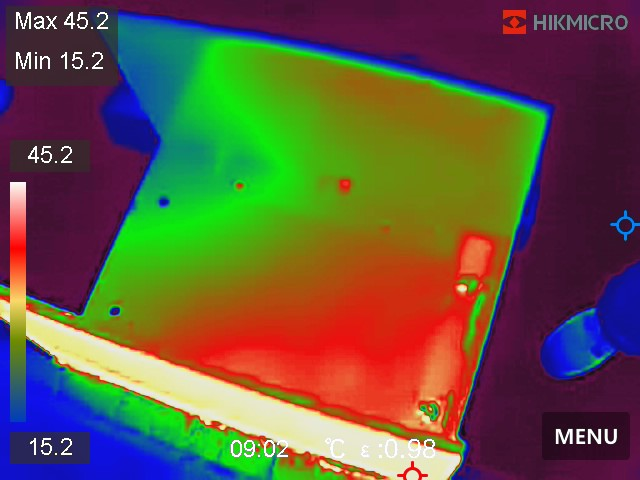
#> input picture Tercera Entrega/1.jpeg, 640 x 480 px, found by its file name
$ jupyter execute --allow-errors 'Proyecto Visión de MáquinaAV3.ipynb'
#> lines starting #> are read from the running program, lines starting #| are printed output that depends on the picture; after the words box and inside, x2 and y2 are one past the last pixel; in counts of white or black regions, pixels touching at a corner belong together
<p style="font-size:300%; text-align:center;line-height : 80px; margin : 0; padding : 0;font-weight:bold">
Tercer avance proyecto - Visión de máquina</p>

Integrantes:
<ul style="font-size:120%; line-height : 30px; margin-top : 0; ">
  <li>Mateo Andres Rodriguez</li>
  <li>Sebastian Campiño Figueroa</li>
</ul>

##  El avance presente no contiene el código del primer avance dentro de este notebook, para revisar el avance previo por favor revisar el notebook de la primera entrega

# Diagrama de flujo proyecto

[cell 1]
import cv2
import numpy as np
import matplotlib.pyplot as plt
from PIL import Image
import pytesseract

# Set the Tesseract executable path
pytesseract.pytesseract.tesseract_cmd = r'C:\Users\pc\AppData\Local\Tesseract-OCR\tesseract.exe'


# Cargar la imagen original y convertirla a escala de grises
image = cv2.imread('1.JPEG')
#> image is the input picture: shape (480, 640, 3); mean B, G, R 64.3, 86.5, 99.5
gray = cv2.imread('1.JPEG', 0)
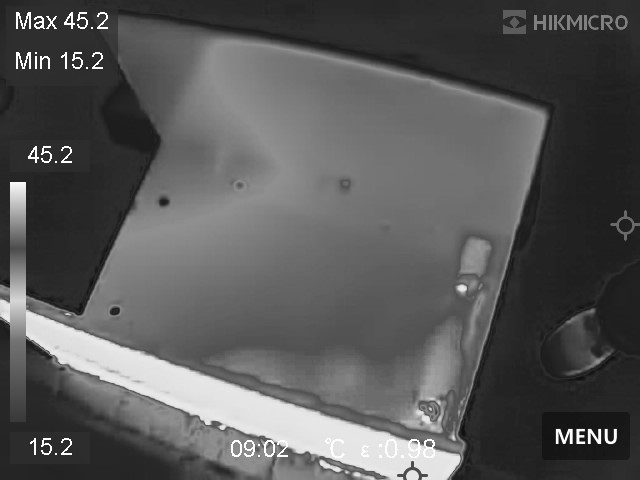
#> gray: shape (480, 640); min 12, max 255, mean 87.9

[cell 2]
# Convertir la imagen original a formato RGB para mostrar colores adecuadamente
image_rgb = cv2.cvtColor(image, cv2.COLOR_BGR2RGB)

# Mostrar la imagen RGB original
plt.imshow(image_rgb)
plt.title('Imagen RGB Original')
plt.axis('off')  # Ocultar los ejes
plt.show()

# Mostrar la imagen en su forma cargada
plt.imshow(image)
plt.title('Imagen Cargada')
plt.axis('off')  # Ocultar los ejes
plt.show()

# Mostrar la imagen en escala de grises
plt.show()
plt.imshow(gray)
plt.title('Imagen en Escala de Grises')
plt.axis('off')  # Ocultar los ejes
plt.show()

[cell 3]
# Detectar bordes en la imagen en escala de grises
edged = cv2.Canny(gray, 30, 200)
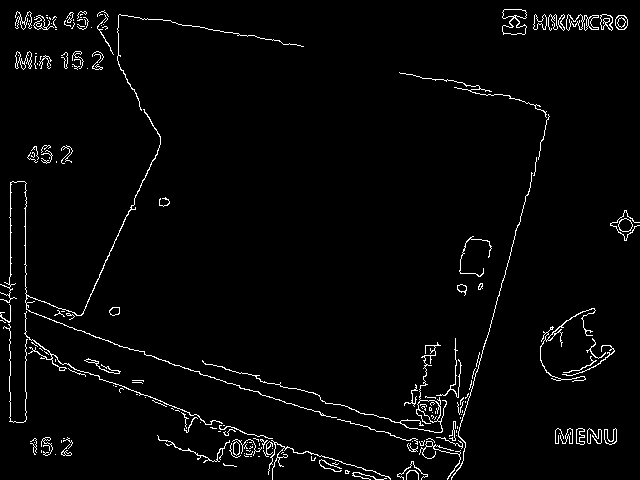
#> edged: shape (480, 640); 2.7% white in thin lines or dots

# Definir el kernel para la operación de cierre
kernel = np.ones((4, 4), np.uint8)
kernel3 = np.ones((3, 3), np.uint8)

# Aplicar la convolución
#resultado = cv2.filter2D(edged, -1, kernel)


# Operaciones de dilatación y erosión

dilated = cv2.dilate(edged, kernel, iterations=2)
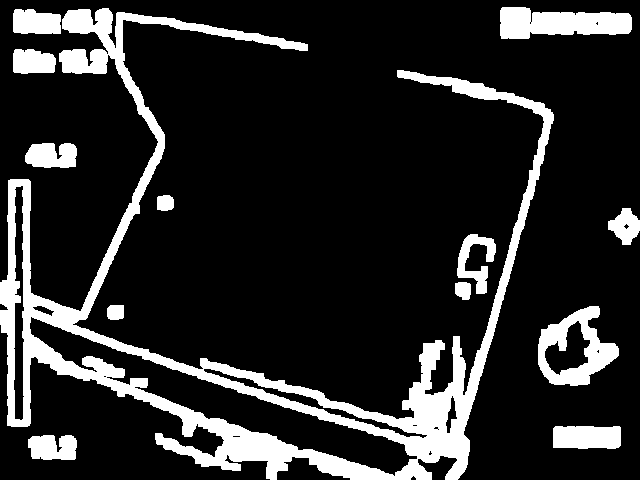
#> dilated: shape (480, 640); 16.3% white; 13 white regions, largest, box (x1, y1, x2, y2) and area: (0, 8, 554, 480) 35861, (500, 7, 632, 39) 3134, (538, 306, 619, 386) 2938
eroded = cv2.erode(dilated, kernel, iterations=2)
#> eroded: shape (480, 640); 6.1% white; 18 white regions (1 under 20 px), largest, box (x1, y1, x2, y2) and area: (0, 12, 392, 480) 6789, (204, 74, 552, 480) 4222, (504, 11, 630, 37) 1934

# Filtro de mediana
median_filtered = cv2.medianBlur(eroded, 5)
#> median_filtered: shape (480, 640); 5.1% white; 55 white regions (12 under 20 px)
prueba= eroded - median_filtered
# Definir el kernel para la operación de cierre
kernel2 = np.ones((15, 15), np.uint8)

# Aplicar la operación de cierre
closed_contour = cv2.morphologyEx(prueba, cv2.MORPH_CLOSE, kernel2)

dilated2 = cv2.dilate(closed_contour, kernel, iterations=4)
eroded2 = cv2.erode(dilated2, kernel3, iterations=2)
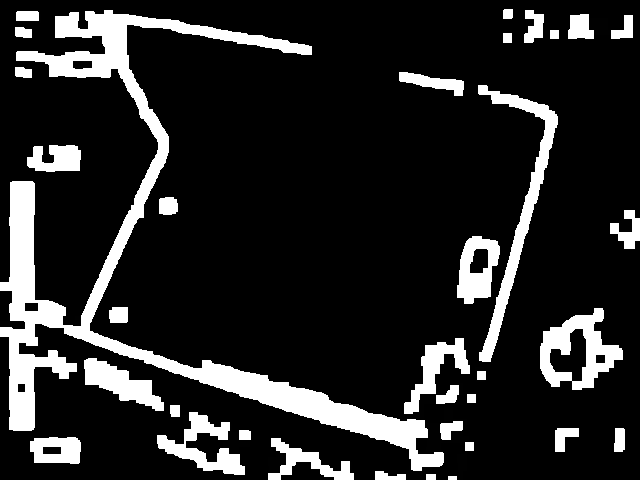
#> eroded2: shape (480, 640); min 0, max 255, mean 40.2


# Mostrar los bordes detectados
plt.show()
plt.show()
plt.imshow(edged)
plt.title('Bordes Detectados')
plt.axis('off')  # Ocultar los ejes
plt.show()

# Mostrar los bordes detectados
plt.show()
plt.show()
plt.imshow(dilated)
plt.title('Bordes Detectados')
plt.axis('off')  # Ocultar los ejes
plt.show()

# Mostrar los bordes detectados


plt.show()
plt.show()
plt.imshow(eroded)
plt.title('Bordes Detectados')
plt.axis('off')  # Ocultar los ejes
plt.show()
# Mostrar los bordes detectados


plt.show()
plt.show()
plt.imshow(median_filtered)
plt.title('Bordes Detectados')
plt.axis('off')  # Ocultar los ejes
plt.show()


plt.show()
plt.show()
plt.imshow(prueba)
plt.title('Bordes Detectados')
plt.axis('off')  # Ocultar los ejes
plt.show()


plt.show()
plt.show()
plt.imshow(dilated2)
plt.title('Bordes Detectados')
plt.axis('off')  # Ocultar los ejes
plt.show()

plt.show()
plt.show()
plt.imshow(eroded2)
plt.title('Bordes Detectados')
plt.axis('off')  # Ocultar los ejes
plt.show()

[cell 4]
# Encontrar los contornos en los bordes detectados
contours, _ = cv2.findContours(eroded2, cv2.RETR_EXTERNAL, cv2.CHAIN_APPROX_SIMPLE)
#> contours = 21 contours; largest, box (x1, y1, x2, y2) and area: (0, 10, 477, 480) 29122, (540, 308, 623, 390) 4202, (399, 72, 558, 362) 4151, (157, 405, 251, 475) 3268, (457, 236, 500, 304) 2024
print(contours)
#> (printed output is left out)

[cell 5]
for contour in contours:
    # Filtrar contornos por área (ajustar el valor si es necesario)
    if cv2.contourArea(contour) > 8000 and cv2.contourArea(contour) < 10000 :
        # Obtener las coordenadas del rectángulo del contorno
        x, y, w, h = cv2.boundingRect(contour)

        # Dibujar un rectángulo alrededor del área de interés en color rojo
        cv2.rectangle(image_rgb, (x, y), (x + w, y + h), (255, 0, 0), 2)  # Rojo: BGR (0, 0, 255)

        # Imprimir las coordenadas de los 4 puntos del rectángulo, la altura, el ancho y el área
        print("Coordenadas del rectángulo:", (x, y), (x + w, y + h))
        print("Altura:", h)
        print("Ancho:", w)
        print("Área:", cv2.contourArea(contour))

        x_ref = x
        y_ref = y
        x2_ref = x + w
        y2_ref = y + h
#> this loop made 21 passes
#> contour on passes 15 to 16: [[503, 33], [503, 42], [511, 42], [511, 33]], [[550, 30], [550, 38], [558, 38], [558, 30]]

# Mostrar la imagen con los contornos resaltados en color blanco
plt.show()
plt.show()
plt.imshow(image_rgb)
plt.title('Áreas de Interés con Contornos')
plt.axis('off')  # Ocultar los ejes
plt.show()

[cell 6]
# Aplicar umbralización a la imagen en escala de grises
ret, thresh1 = cv2.threshold(gray, 250, 255, cv2.THRESH_BINARY)
#> thresh1: shape (480, 640); 0.64% white in thin lines or dots, all inside (x1, y1, x2, y2) = (10, 12, 616, 458)

# Mostrar la imagen umbralizada
plt.show()
plt.imshow(thresh1)
plt.title('Imagen Umbralizada')
plt.axis('off')  # Ocultar los ejes
plt.show()

[cell 7]
# Imprimir la matriz de umbralización
print(thresh1)

# Crear un kernel para operaciones morfológicas
kernel = np.ones((20, 20), np.uint8)

# Realizar una operación de cierre morfológico en la imagen umbralizada
joined = cv2.morphologyEx(thresh1, cv2.MORPH_CLOSE, kernel)
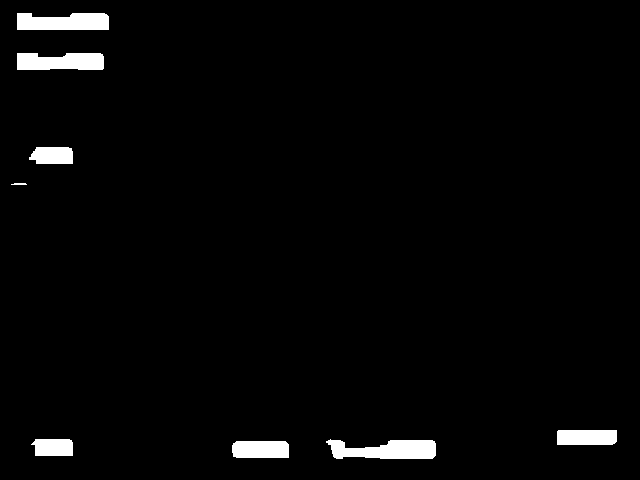
#> joined: shape (480, 640); 2.5% white; 8 white regions

# Encontrar contornos en la imagen después del cierre morfológico
contours, _ = cv2.findContours(joined, cv2.RETR_EXTERNAL, cv2.CHAIN_APPROX_SIMPLE)
#> contours = 8 contours, 1 with area under 20; largest, box (x1, y1, x2, y2) and area: (326, 439, 436, 459) 1488, (17, 13, 109, 30) 1294, (17, 53, 104, 70) 1234, (232, 441, 289, 458) 877, (557, 430, 617, 445) 820, (29, 147, 73, 164) 614, (31, 439, 73, 456) 596

# Mostrar la imagen después del cierre morfológico
plt.show()
plt.imshow(joined)
plt.title('Imagen después del Cierre Morfológico')
plt.axis('off')  # Ocultar los ejes
plt.show()

[cell 8]
# Crear una copia de la imagen umbralizada
out = thresh1.copy()

# Lista para almacenar las coordenadas de los rectángulos
rectangles_coordinates = []
#> (the rest of this cell did not finish here and is left out)

[cell 9]
# Variables para los rectángulos más cercanos en las esquinas superior derecha e izquierda
top_right_rectangle = None
bottom_right_rectangle = None
min_distance_top_right = float('inf')
min_distance_bottom_right = float('inf')

# Lista para almacenar las coordenadas de los rectángulos
coordinates_ranges = []

# Iterar a través de los contornos y seleccionar los rectángulos más cercanos
#> (the rest of this cell did not finish here and is left out)

[cell 10]
image = cv2.imread('1.jpg')
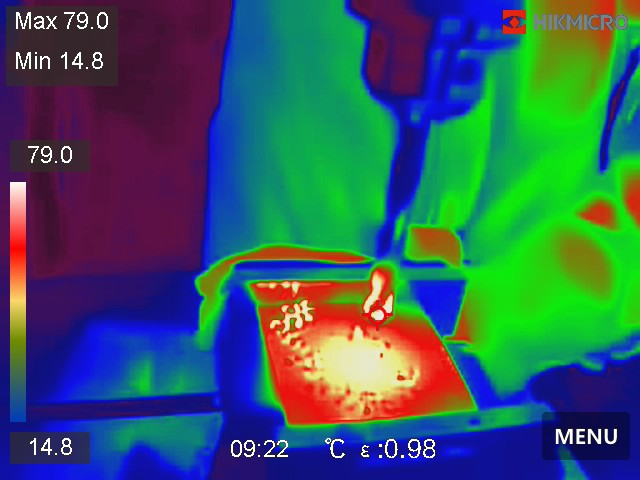
#> input picture Tercera Entrega/1.jpg, 640 x 480 px
#> image is the input picture: shape (480, 640, 3); mean B, G, R 95.8, 90.7, 54.4
image_rgb = cv2.cvtColor(image, cv2.COLOR_BGR2RGB)

# Define the coordinates of the green rectangles (top and bottom)
#> (the rest of this cell did not finish here and is left out)

[cell 11]
img1color = cv2.cvtColor(image, cv2.COLOR_BGR2RGB)
plt.figure(figsize=(20,20))
plt.subplot(131),plt.imshow(img1color[:,:,0], cmap=plt.cm.gray), plt.title('Plano R (1)', fontsize = 12)
plt.subplot(132),plt.imshow(img1color[:,:,1], cmap=plt.cm.gray), plt.title('Plano G (1)', fontsize = 12)
plt.subplot(133),plt.imshow(img1color[:,:,2], cmap=plt.cm.gray), plt.title('Plano B (1)', fontsize = 12)
plt.show()

[cell 12]
import cv2
import numpy as np
import matplotlib.pyplot as plt

# Lee la imagen
image = cv2.imread('1.jpg')

# Extrae el canal rojo
red_channel = image[:, :, 2]
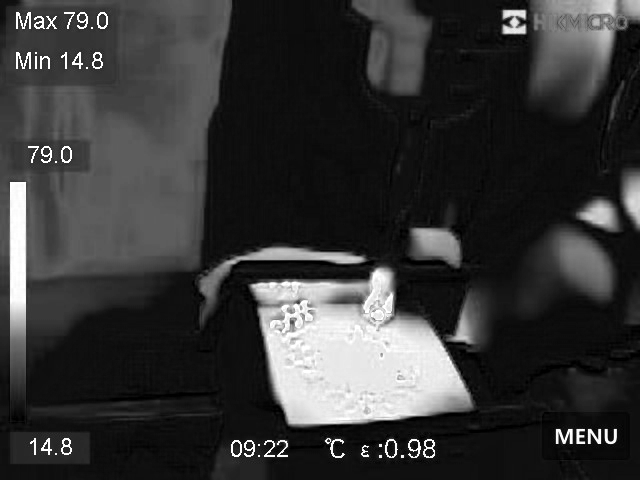
#> red_channel: shape (480, 640); min 0, max 255, mean 54.4

# Aplica el umbral binario
threshold_value = 200
_, red_channel_thresholded = cv2.threshold(red_channel, threshold_value, 255, cv2.THRESH_BINARY)
#> red_channel_thresholded: shape (480, 640); 7.9% white; 56 white regions (17 under 20 px), largest, box (x1, y1, x2, y2) and area: (253, 270, 463, 423) 18880, (10, 182, 26, 316) 2126, (629, 193, 640, 213) 155

# Crea una nueva imagen umbralizada con solo los valores de rojo mayores a 200
red_image_thresholded = np.zeros_like(image, dtype=np.uint8)
red_image_thresholded[:, :, 2] = red_channel_thresholded

# Muestra la imagen original, el canal rojo y la imagen umbralizada en el canal rojo
plt.figure(figsize=(12, 8))

plt.subplot(221), plt.imshow(cv2.cvtColor(image, cv2.COLOR_BGR2RGB))
plt.title('Imagen Original')
plt.axis('off')

plt.subplot(222), plt.imshow(red_channel, cmap='gray')
plt.title('Canal Rojo')
plt.axis('off')

plt.subplot(223), plt.imshow(cv2.cvtColor(red_image_thresholded, cv2.COLOR_BGR2RGB))
plt.title('Imagen Umbralizada (R > 200)')
plt.axis('off')

plt.subplot(224)
plt.hist(red_channel.ravel(), bins=256, color='red', alpha=0.7, rwidth=0.8)
plt.axvline(x=threshold_value, color='black', linestyle='dashed', linewidth=1.5)
plt.title('Histograma - Canal Rojo con Umbral')
plt.xlabel('Intensidad de Píxeles')
plt.ylabel('Frecuencia')

plt.show()
#> figure, not shown here; panel 4: tallest bar 29336 high, from x = 14.04 to 14.84

[cell 13]
# Lee la imagen
image = cv2.imread('1.jpg')

# Extrae el canal rojo
red_channel = image[:, :, 2]

# Muestra la imagen con el canal rojo
plt.figure(figsize=(10, 10))
plt.subplot(311), plt.imshow(cv2.cvtColor(image, cv2.COLOR_BGR2RGB))
plt.title('Imagen Original')
plt.axis('off')

plt.subplot(312), plt.imshow(red_channel, cmap='gray')
plt.title('Canal Rojo')
plt.axis('off')

# Muestra el histograma del canal rojo
plt.subplot(313)
plt.hist(red_channel.ravel(), bins=256, color='red', alpha=0.7, rwidth=0.8)
plt.title('Histograma - Canal Rojo')
plt.xlabel('Intensidad de Píxeles')
plt.ylabel('Frecuencia')

plt.show()
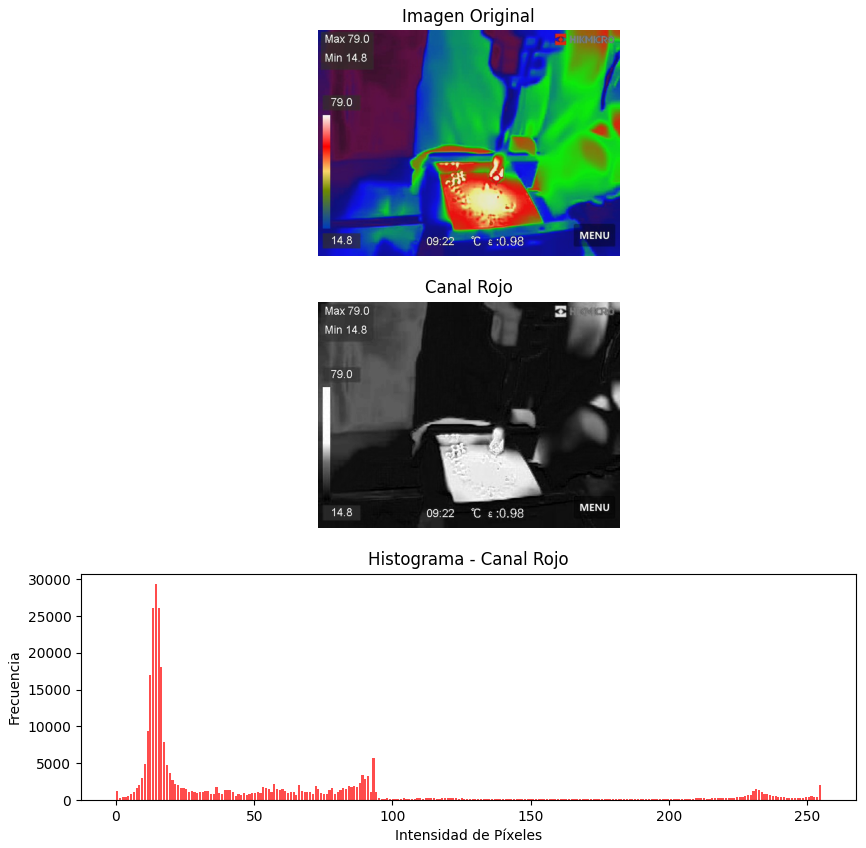
#> figure drawn by matplotlib, 3 panels; panel 3: tallest bar 29336 high, from x = 14.04 to 14.84

# Mayor intensidad - mayor presencia de tonos de rojo, mayor intensidad zonas más blancas

[cell 14]
# Lee la imagen
image = cv2.imread('1.jpg')

# Extrae el canal rojo
red_channel = image[:, :, 2]

# Aplica el método de Otsu para encontrar el umbral automáticamente
_, otsu_threshold = cv2.threshold(red_channel, 0, 255, cv2.THRESH_BINARY + cv2.THRESH_OTSU)
#> otsu_threshold: shape (480, 640); 11.4% white; 71 white regions (29 under 20 px)

# Crea una nueva imagen umbralizada con el umbral de Otsu
red_image_thresholded_otsu = np.zeros_like(image, dtype=np.uint8)
red_image_thresholded_otsu[:, :, 2] = otsu_threshold

# Muestra la imagen original, el canal rojo y la imagen umbralizada con Otsu en el canal rojo
plt.figure(figsize=(12, 10))

plt.subplot(331), plt.imshow(cv2.cvtColor(image, cv2.COLOR_BGR2RGB))
plt.title('Imagen Original')
plt.axis('off')

plt.subplot(332), plt.imshow(red_channel, cmap='gray')
plt.title('Canal Rojo')
plt.axis('off')

plt.subplot(333), plt.imshow(cv2.cvtColor(red_image_thresholded_otsu, cv2.COLOR_BGR2RGB))
plt.title('Imagen Umbralizada (Otsu)')
plt.axis('off')


plt.show()
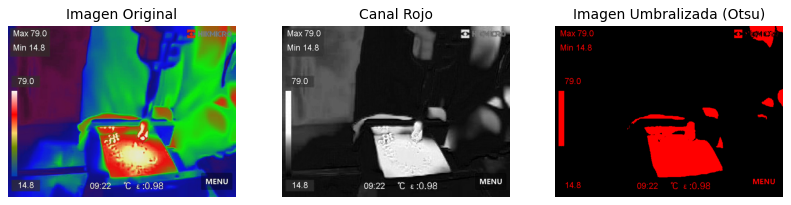
#> figure drawn by matplotlib, 3 panels

[cell 15]
import cv2
import numpy as np
import matplotlib.pyplot as plt

# Lee la imagen termográfica
image = cv2.imread('1.jpg')

# Itera sobre los rectángulos y establece a 0 los píxeles dentro de cada uno
for rect in rectangles_coordinates:
    (x, y), (x_end, y_end) = rect
    image[y:y_end, x:x_end, 2] = 0

# Extrae el canal rojo
red_channel = image[:, :, 2]

# Aplica el método de Otsu para encontrar el umbral automáticamente
_, otsu_threshold = cv2.threshold(red_channel, 0, 255, cv2.THRESH_BINARY + cv2.THRESH_OTSU)

# Crea una nueva imagen umbralizada con el umbral de Otsu
red_image_thresholded_otsu = np.zeros_like(image, dtype=np.uint8)
red_image_thresholded_otsu[:, :, 2] = otsu_threshold

# Muestra la imagen original, el canal rojo y la imagen umbralizada con Otsu en el canal rojo
plt.figure(figsize=(12, 10))

plt.subplot(331), plt.imshow(cv2.cvtColor(image, cv2.COLOR_BGR2RGB))
plt.title('Imagen Original con Rectángulos en Negro')
plt.axis('off')

plt.subplot(332), plt.imshow(red_channel, cmap='gray')
plt.title('Canal Rojo')
plt.axis('off')

plt.subplot(333), plt.imshow(cv2.cvtColor(red_image_thresholded_otsu, cv2.COLOR_BGR2RGB))
plt.title('Imagen Umbralizada (Otsu)')
plt.axis('off')

plt.show()
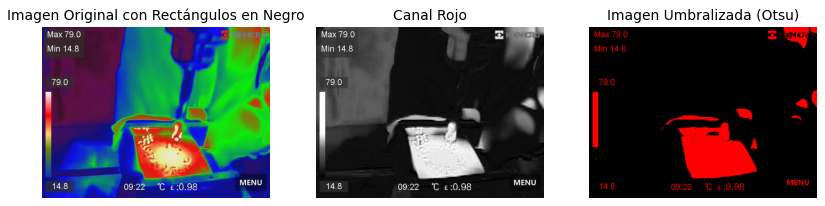
#> figure drawn by matplotlib, 3 panels

### Fórmula de Interpolación Lineal

La interpolación lineal se puede utilizar para asignar temperaturas a cada valor de píxel en una barra de colores. Aquí está la fórmula:

$ \text{Temperatura} = \text{TemperaturaMinima} + \left(\frac{\text{ValorDelPixel} - \text{ValorMinimo}}{\text{ValorMaximo} - \text{ValorMinimo})}\right) \times (\text{TemperaturaMaxima} - \text{TemperaturaMinima}) $

Donde:
- "Temperatura" es la temperatura asociada al valor del píxel en la barra.
- "Temperatura mínima" es el valor mínimo de temperatura que tiene la termografía.
- "Valor del píxel" es el valor de intensidad del píxel en la escala de grises de la barra.
- "Valor mínimo" es el valor mínimo de intensidad de píxeles en la barra (puede ser 0 si es escala de grises).
- "Rango de valores de píxeles" es la diferencia entre el valor máximo y el valor mínimo de intensidad de píxeles en la barra.
- "Temperatura máxima" es el valor máximo de temperatura que tiene la termografía.

Esta fórmula permite asignar temperaturas a cada píxel en la barra de colores basándote en su intensidad de escala de grises.

[cell 16]
temperaturas_promedio_filtradas=[]
# Calcular el rango de temperaturas
#> (the rest of this cell did not finish here and is left out)

[cell 17]
# Lee la imagen termográfica
image = cv2.imread('1.jpg')

areas_filtradas = []
perimetros_filtrados = []
centroides_filtrados = []
temperaturas_promedio_filtradas = []
id_filtrados=[]


# Itera sobre los rectángulos y establece a 0 los píxeles dentro de cada uno
for rect in rectangles_coordinates:
    (x, y), (x_end, y_end) = rect
    image[y:y_end, x:x_end, 2] = 0

# Extrae el canal rojo
red_channel = image[:, :, 2]

# Aplica el método de Otsu para encontrar el umbral automáticamente
_, otsu_threshold = cv2.threshold(red_channel, 0, 255, cv2.THRESH_BINARY + cv2.THRESH_OTSU)

# Encuentra los contornos en la imagen umbralizada
contours, _ = cv2.findContours(otsu_threshold, cv2.RETR_EXTERNAL, cv2.CHAIN_APPROX_SIMPLE)
#> contours = 68 contours, 27 with area under 20; largest, box (x1, y1, x2, y2) and area: (251, 268, 471, 425) 23163, (546, 0, 618, 60) 2371, (10, 182, 26, 338) 2312, (214, 248, 364, 275) 1100, (414, 229, 459, 260) 886

# Obtener la columna de un píxel de grosor desde la parte superior hasta la inferior
#> (the rest of this cell did not finish here and is left out)
